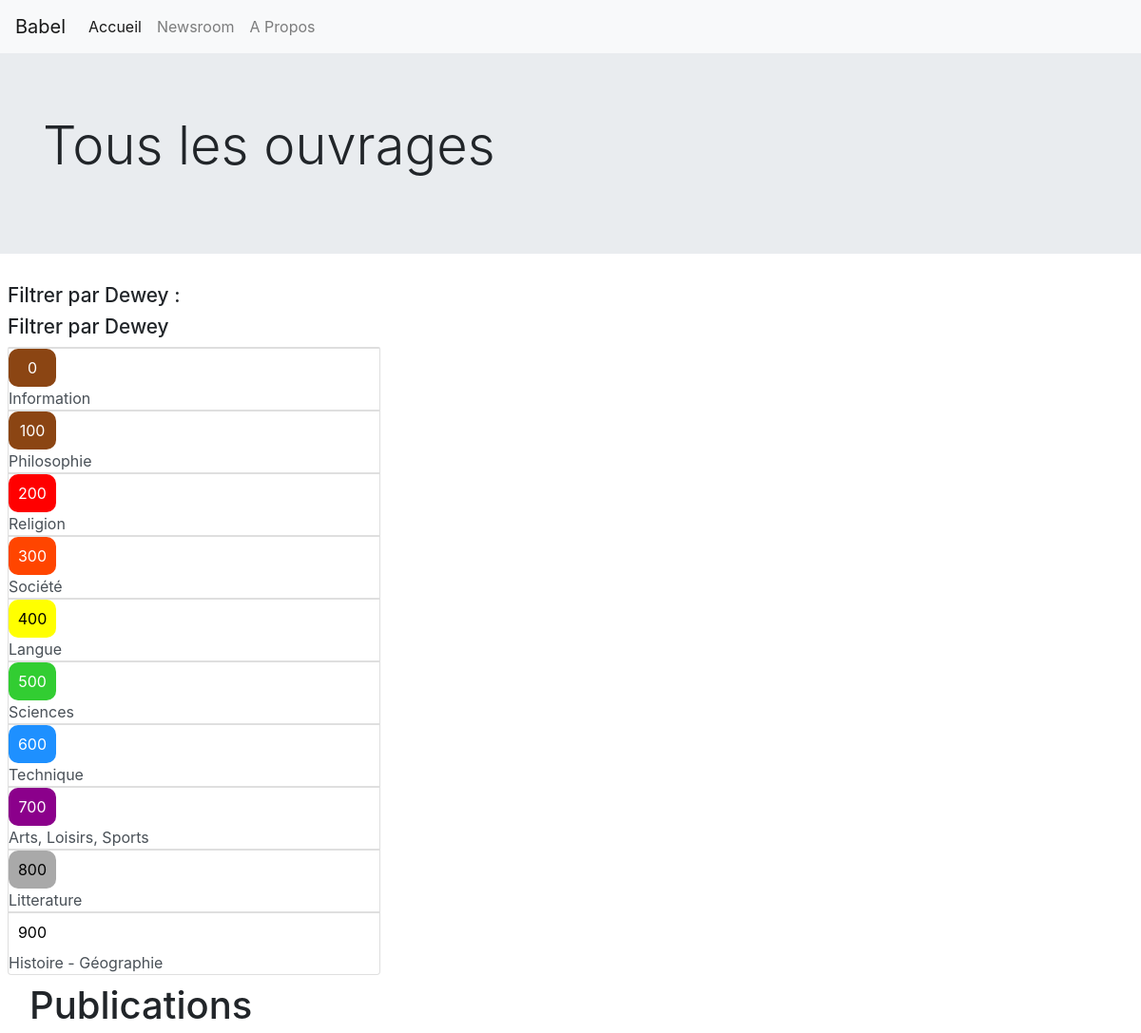
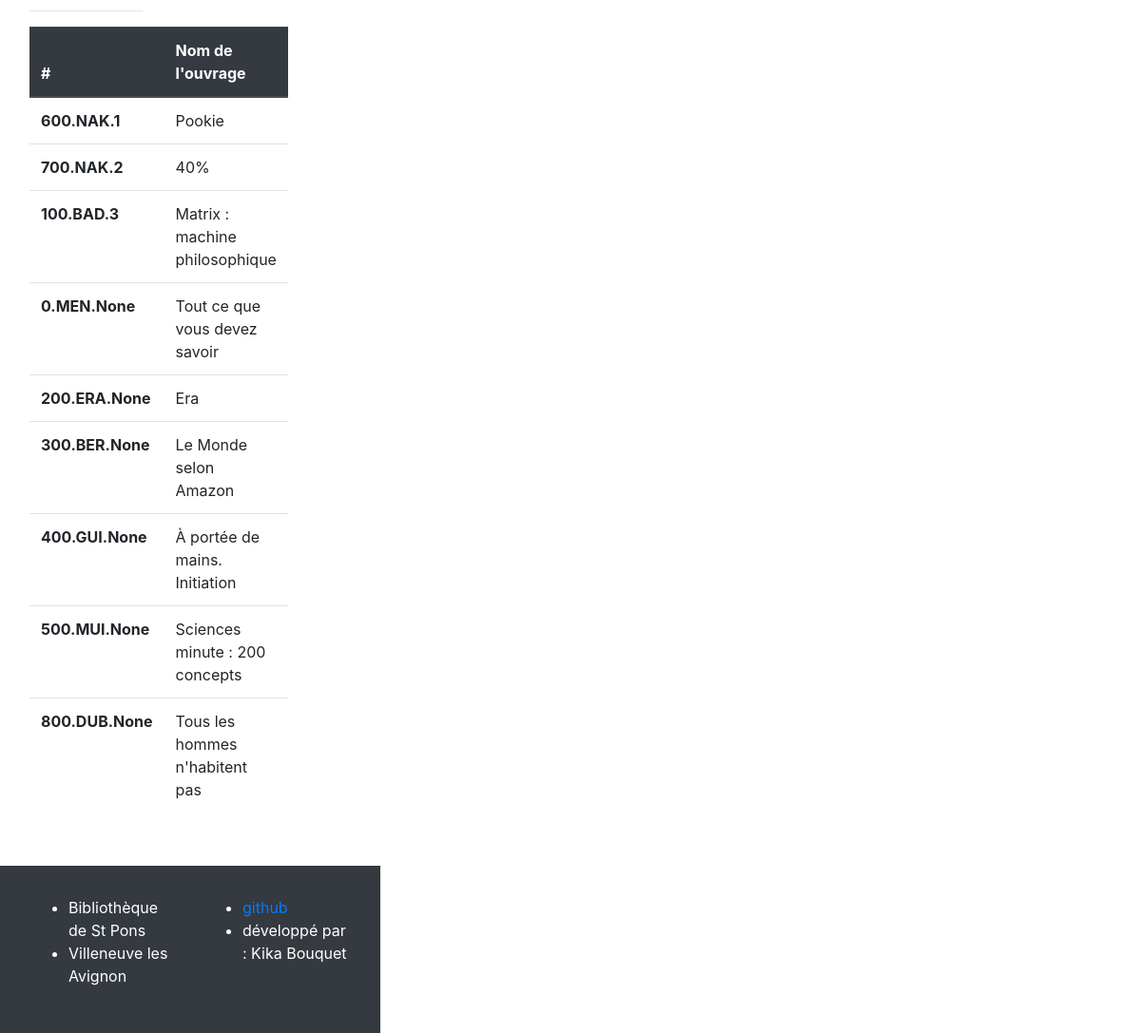
Page /catalog/ on the committed database (2 pictures, top to bottom).
### catalog/models.py (models this page shows, shortened)
class Dewey(models.Model):
    name = models.CharField(max_length=30, blank=True, null=True)
    number = models.IntegerField(blank=True, null=True)
    bg_color = models.CharField(max_length=7, blank=True, null=True, editable=False)
    text_color = models.CharField(max_length=7, blank=True, null=True, editable=False)
    class Meta:
        ordering = ['number']
        verbose_name = _('Classement Dewey')
    def colored_number(self):
        return format_html(
            '<div class="dewey_color p-2" style="background-color: {}; color: {};">{}</div>',
            self.bg_color,
            self.text_color,
            self.number,
        )

class Publication(models.Model):
    TYPE_PUBLICATION_CHOICES = [
        ('-', 'Indéfini'),
        ('B', 'Livre'),
        ('M', 'Musique'),
        ('F', 'Film')
    ]
    name = models.CharField(max_length=30, blank=True, null=True)
    type_publication = models.CharField(max_length=1, choices=TYPE_PUBLICATION_CHOICES, default='-')
    genre = models.CharField(max_length=35, blank=True, null=True)
    author = models.ForeignKey(Author, models.PROTECT, null=True)
    reference = models.CharField(max_length=61, blank=True, null=True, editable=False)
    dewey_number = models.ForeignKey(Dewey, models.PROTECT, null=True)
    isbn = models.CharField(max_length=15, blank=True)
    date_publication = models.DateField(blank=True, null=True)
    nb_tracks_pages = models.IntegerField(blank=True, null=True)
    label_editor = models.CharField(max_length=50, blank=True, null=True)
    content = models.TextField(blank=True, null=True)
    image_url_publication = models.URLField(blank=True, null=True)

### catalog/views.py (the view)
# urls.py: path("catalog/", publication, name="publication"),
def publication(request):
    try:
        record_list = Dewey.objects.all()
        publication_list = Publication.objects.all()
    except:
        record = record_list = publication_list = None
    context_local = {
        "jumbotron_title": "Toutes les publications",
        "jumbotron_p": "Vous aurez toutes les informations plus tard",
        "title": "Tous les ouvrages"
    }
    context_page = {
        "global": CONTEXT_GLOBAL,
        "local": context_local,
        'dewey_object_list': record_list,
        'publication_object_list': publication_list,
    }
    return render(request, "catalog/publications.html", context=context_page)

### catalog/templates/catalog/publications.html
{% extends 'catalog/base.html' %}
{% block content %}
<div class="row no-gutters">
    <div class="col-12 col-sm-4">
        {% include 'catalog/dewey-list.html' %}
    </div>
    <div class="col-12 col-sm-8">
        {% include 'catalog/publication-list.html' %}
    </div>
</div>
{% endblock %}

### catalog/templates/catalog/base.html (shortened to what this page needs)
{% load static %}
<!doctype html>
<html lang="fr">
<head>
    <link rel="stylesheet" href="https://stackpath.bootstrapcdn.com/bootstrap/4.4.1/css/bootstrap.min.css"
>
    <link rel="stylesheet" href="{% static 'catalog/style.css' %}">
</head>
<body>
    {% block navbar %}
    {% include 'catalog/navbar.html'%}
    {% endblock %}
    {% block jumbotron %}
    {% include 'catalog/jumbotron.html'%}
    {% endblock %}
    {% block content %}{% endblock %}
    <footer>
        <div class="content row">
            <div class="col-md-6 col-sm-12">
                <ul>
                    <li>
                        {{ global.mediatheque_name}}
                    </li>
                    <li>
                        {{ global.mediatheque_adress}}
                    </li>
                </ul>
            </div>
            <div class="col-md-6 col-sm-12">
                <ul>
                    <li>
                        <a href="{{ global.dev_github }}">github </a>
                    </li>
                    <li>
                        développé par : {{ global.dev_name}}
                    </li>
                </ul>
            </div>
        </div>
    </footer>
</body>
</html>

### catalog/templates/catalog/navbar.html (shortened to what this page needs)
<nav class="navbar navbar-expand-lg navbar-light bg-light">
    <a class="navbar-brand" href="0{% url 'index' %}">Babel</a>
    <div class="collapse navbar-collapse" id="navbarNav">
        <ul class="navbar-nav">
            <li class="nav-item active">
                <a class="nav-link" href="{% url 'index' %}">Accueil</a>
            </li>
            <li class="nav-item">
                <a class="nav-link" href="{% url 'newsroom' %}">Newsroom</a>
            </li>
            <li class="nav-item">
                <a class="nav-link" href="{% url 'about' %}">A Propos</a>
            </li>
        </ul>
    </div>
</nav>

### catalog/templates/catalog/jumbotron.html (shortened to what this page needs)
<div class="jumbotron jumbotron-fluid {%if jumbotron_class %}{{jumbotron_class}}{%endif%}">
    <div class="container">
        <h1 class="display-4">{{ local.title }}</h1>
    </div>
</div>

### catalog/templates/catalog/dewey-list.html (shortened to what this page needs)
{% load i18n %}
<div class="dewey-list">
    <h2>Filtrer par Dewey : </h2>
    <h2>{% trans "Filtrer par Dewey " %}</h2>
    <div class="list-group dewey-list-group">
        {% for dewey_record in dewey_object_list %}
        <a href="{% url 'publication' %}?dewey={{ dewey_record.number }}" type="button"
            class="list-group-item list-group-item-action">
            <a href="{% url 'publication-dewey' dewey_record.number %}"
                class="list-group-item list-group-item-action {%if dewey_active and dewey_active == dewey_record %}active{% endif %}">
                {{ dewey_record.colored_number }}
                {{ dewey_record.name|truncatechars:38 }}</a>
            {% endfor %}

### catalog/templates/catalog/publication-list.html
<div class="col-7 p-2">
    <h1>Publications</h1>
    <hr />
    <table class="table">
        <thead class="thead-dark">
            <tr>
                <th scope="col">#</th>
                <th scope="col">Nom de l'ouvrage</th>
            </tr>
        </thead>
        <tbody>
            {% for p in publication_object_list %}
            <tr>
                <th scope="row">{{p.reference}}</th>
                <td>{{p.name}}</td>
            </tr>
            {% endfor %}
        </tbody>
    </table>
</div>

### catalog/static/catalog/style.css (style rules this page uses)
footer { margin-top: 2rem; padding: 2rem; background-color: #343a40; color: white; }
.dewey_color { max-width: 50px; min-width: 40px; display: flex; justify-content: center; align-items: center; border-radius: 10px; }
.dewey-list { margin-left: .5rem; }
.dewey-list h2 { font-size: 1.3rem; }
.dewey-list-group .list-group-item { padding: 0px; }

### rows in the picture
Dewey: colored_number "0", name "Information"
Dewey: colored_number "100", name "Philosophie"
Dewey: colored_number "200", name "Religion"
Dewey: colored_number "300", name "Société"
Dewey: colored_number "400", name "Langue"
Dewey: colored_number "500", name "Sciences"
Dewey: colored_number "600", name "Technique"
Dewey: colored_number "700", name "Arts, Loisirs, Sports"
Dewey: colored_number "800", name "Litterature"
Dewey: colored_number "900", name "Histoire - Géographie"
Publication: reference "600.NAK.1", name "Pookie"
Publication: reference "700.NAK.2", name "40%"
Publication: reference "100.BAD.3", name "Matrix : machine philosophique"
Publication: reference "0.MEN.None", name "Tout ce que vous devez savoir"
Publication: reference "200.ERA.None", name "Era"
Publication: reference "300.BER.None", name "Le Monde selon Amazon"
Publication: reference "400.GUI.None", name "À portée de mains. Initiation"
Publication: reference "500.MUI.None", name "Sciences minute : 200 concepts"
Publication: reference "800.DUB.None", name "Tous les hommes n'habitent pas"

### other values in the picture
{{ local.title }} "Tous les ouvrages"
{{ global.mediatheque_name }} "Bibliothèque de St Pons"
{{ global.mediatheque_adress }} "Villeneuve les Avignon"
{{ global.dev_name }} "Kika Bouquet"
